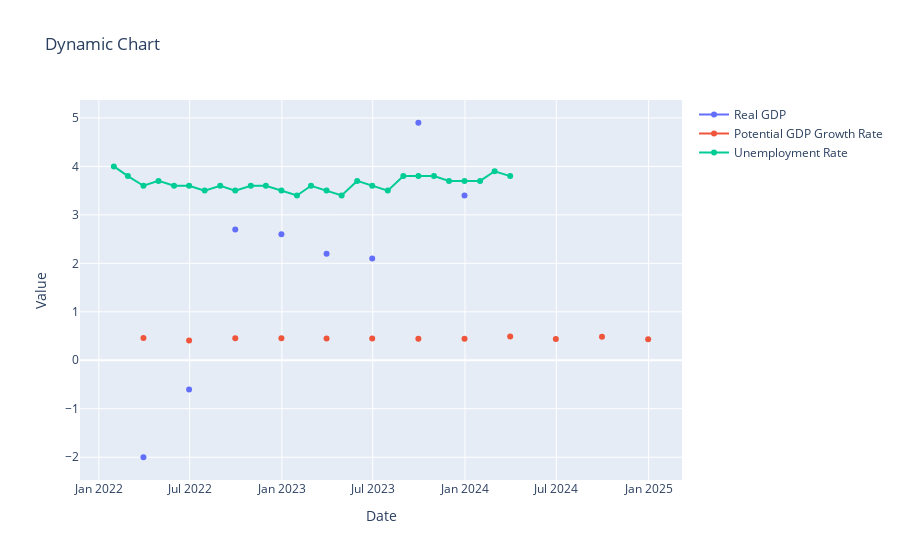

Here is the notebook cell this chart was saved with:
### Code cell
import pandas as pd
import plotly.graph_objects as go

# Assuming dfrealgdp, dfpotentialgdp_merged, and dfunemploymentrate are already defined

# Generate the monthly time span
date_range = pd.date_range(start='2022-01-01', end='2025-01-01', freq='M')

# Select data for each DataFrame to fill the new DataFrame
df_realgdp_selected = dfrealgdp[dfrealgdp['Date'].isin(date_range)].rename(columns={'Value': 'Value_realgdp'})
df_potentialgdp_selected = dfpotentialgdp_merged[dfpotentialgdp_merged['Date'].isin(date_range)].rename(columns={'Value': 'Value_potentialgdp_growth_rate'})
df_unemploymentrate_selected = dfunemploymentrate[dfunemploymentrate['Date'].isin(date_range)].rename(columns={'Value': 'Value_unemploymentrate'})

# Merge the selected data into the new DataFrame
merged_df = pd.merge(time_span, df_realgdp_selected, on='Date', how='left')
merged_df = pd.merge(merged_df, df_potentialgdp_selected, on='Date', how='left')
merged_df = pd.merge(merged_df, df_unemploymentrate_selected, on='Date', how='left')

# Convert columns to numeric type
merged_df['Value_realgdp'] = pd.to_numeric(merged_df['Value_realgdp'].str.rstrip('%'), errors='coerce')
merged_df['Value_potentialgdp_growth_rate'] = pd.to_numeric(merged_df['Value_potentialgdp_growth_rate'], errors='coerce')
merged_df['Value_unemploymentrate'] = pd.to_numeric(merged_df['Value_unemploymentrate'].str.rstrip('%'), errors='coerce')

# Create traces for each line
fig = go.Figure()

fig.add_trace(go.Scatter(x=merged_df['Date'], y=merged_df['Value_realgdp'], mode='lines+markers', name='Real GDP'))
fig.add_trace(go.Scatter(x=merged_df['Date'], y=merged_df['Value_potentialgdp_growth_rate'], mode='lines+markers', name='Potential GDP Growth Rate'))
fig.add_trace(go.Scatter(x=merged_df['Date'], y=merged_df['Value_unemploymentrate'], mode='lines+markers', name='Unemployment Rate'))

# Update layout
fig.update_layout(title='Dynamic Chart', xaxis_title='Date', yaxis_title='Value')

# Show plot
fig.show()

### Figure 1 — Plotly figure (JSON) as saved in the notebook; plotly's stock layout.template omitted (floating-point values rounded to 4 significant figures)
{"data": [{"mode": "lines+markers", "name": "Real GDP", "type": "scatter", "x": ["2022-01-31T00:00:00", "2022-02-28T00:00:00", "2022-03-31T00:00:00", "2022-04-30T00:00:00", "2022-05-31T00:00:00", "2022-06-30T00:00:00", "2022-07-31T00:00:00", "2022-08-31T00:00:00", "2022-09-30T00:00:00", "2022-10-31T00:00:00", "2022-11-30T00:00:00", "2022-12-31T00:00:00", "2023-01-31T00:00:00", "2023-02-28T00:00:00", "2023-03-31T00:00:00", "2023-04-30T00:00:00", "2023-05-31T00:00:00", "2023-06-30T00:00:00", "2023-07-31T00:00:00", "2023-08-31T00:00:00", "2023-09-30T00:00:00", "2023-10-31T00:00:00", "2023-11-30T00:00:00", "2023-12-31T00:00:00", "2024-01-31T00:00:00", "2024-02-29T00:00:00", "2024-03-31T00:00:00", "2024-04-30T00:00:00", "2024-05-31T00:00:00", "2024-06-30T00:00:00", "2024-07-31T00:00:00", "2024-08-31T00:00:00", "2024-09-30T00:00:00", "2024-10-31T00:00:00", "2024-11-30T00:00:00", "2024-12-31T00:00:00"], "y": [null, null, -2, null, null, -0.6, null, null, 2.7, null, null, 2.6, null, null, 2.2, null, null, 2.1, null, null, 4.9, null, null, 3.4, null, null, null, null, null, null, null, null, null, null, null, null]}, {"mode": "lines+markers", "name": "Potential GDP Growth Rate", "type": "scatter", "x": ["2022-01-31T00:00:00", "2022-02-28T00:00:00", "2022-03-31T00:00:00", "2022-04-30T00:00:00", "2022-05-31T00:00:00", "2022-06-30T00:00:00", "2022-07-31T00:00:00", "2022-08-31T00:00:00", "2022-09-30T00:00:00", "2022-10-31T00:00:00", "2022-11-30T00:00:00", "2022-12-31T00:00:00", "2023-01-31T00:00:00", "2023-02-28T00:00:00", "2023-03-31T00:00:00", "2023-04-30T00:00:00", "2023-05-31T00:00:00", "2023-06-30T00:00:00", "2023-07-31T00:00:00", "2023-08-31T00:00:00", "2023-09-30T00:00:00", "2023-10-31T00:00:00", "2023-11-30T00:00:00", "2023-12-31T00:00:00", "2024-01-31T00:00:00", "2024-02-29T00:00:00", "2024-03-31T00:00:00", "2024-04-30T00:00:00", "2024-05-31T00:00:00", "2024-06-30T00:00:00", "2024-07-31T00:00:00", "2024-08-31T00:00:00", "2024-09-30T00:00:00", "2024-10-31T00:00:00", "2024-11-30T00:00:00", "2024-12-31T00:00:00"], "y": [null, null, 0.4587, null, null, 0.4059, null, null, 0.4548, null, null, 0.4527, null, null, 0.4507, null, null, 0.4487, null, null, 0.4467, null, null, 0.4447, null, null, 0.4919, null, null, 0.4405, null, null, 0.4873, null, null, 0.4365]}, {"mode": "lines+markers", "name": "Unemployment Rate", "type": "scatter", "x": ["2022-01-31T00:00:00", "2022-02-28T00:00:00", "2022-03-31T00:00:00", "2022-04-30T00:00:00", "2022-05-31T00:00:00", "2022-06-30T00:00:00", "2022-07-31T00:00:00", "2022-08-31T00:00:00", "2022-09-30T00:00:00", "2022-10-31T00:00:00", "2022-11-30T00:00:00", "2022-12-31T00:00:00", "2023-01-31T00:00:00", "2023-02-28T00:00:00", "2023-03-31T00:00:00", "2023-04-30T00:00:00", "2023-05-31T00:00:00", "2023-06-30T00:00:00", "2023-07-31T00:00:00", "2023-08-31T00:00:00", "2023-09-30T00:00:00", "2023-10-31T00:00:00", "2023-11-30T00:00:00", "2023-12-31T00:00:00", "2024-01-31T00:00:00", "2024-02-29T00:00:00", "2024-03-31T00:00:00", "2024-04-30T00:00:00", "2024-05-31T00:00:00", "2024-06-30T00:00:00", "2024-07-31T00:00:00", "2024-08-31T00:00:00", "2024-09-30T00:00:00", "2024-10-31T00:00:00", "2024-11-30T00:00:00", "2024-12-31T00:00:00"], "y": [4, 3.8, 3.6, 3.7, 3.6, 3.6, 3.5, 3.6, 3.5, 3.6, 3.6, 3.5, 3.4, 3.6, 3.5, 3.4, 3.7, 3.6, 3.5, 3.8, 3.8, 3.8, 3.7, 3.7, 3.7, 3.9, 3.8, null, null, null, null, null, null, null, null, null]}], "layout": {"title": {"text": "Dynamic Chart"}, "xaxis": {"title": {"text": "Date"}}, "yaxis": {"title": {"text": "Value"}}}}
